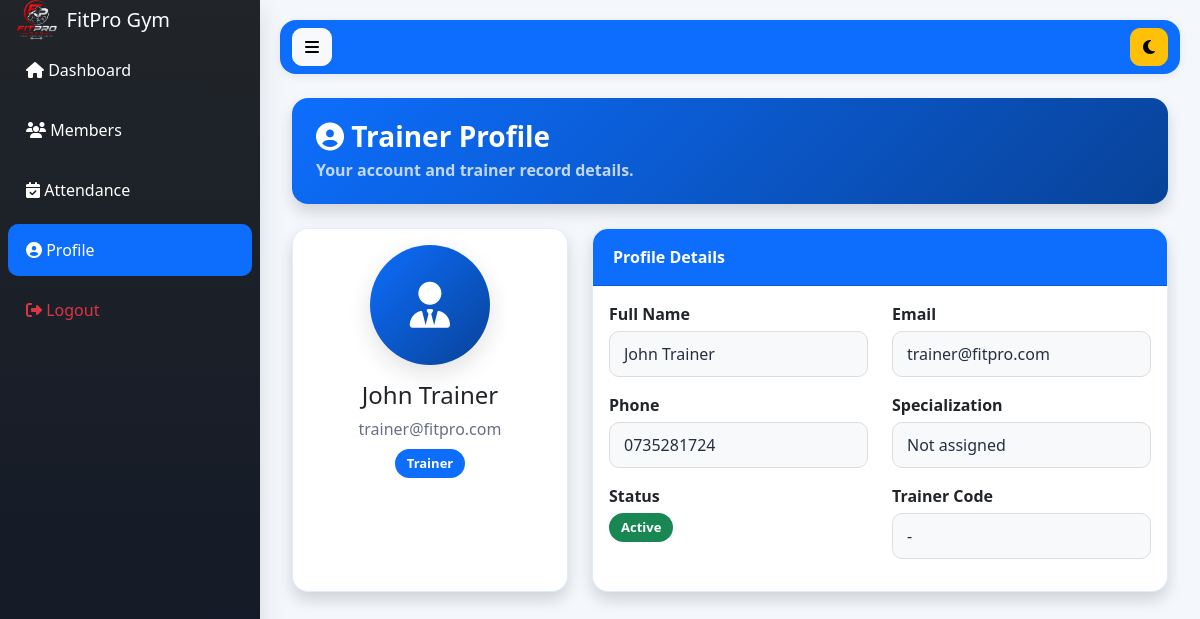
Page /trainer/profile.php (signed in) on the committed database.
### tables this page shows
CREATE TABLE `users` (
  `id` int(11) NOT NULL,
  `role_id` int(11) NOT NULL,
  `fullname` varchar(100) NOT NULL,
  `email` varchar(100) NOT NULL,
  `password` varchar(255) NOT NULL,
  `phone` varchar(20) DEFAULT NULL,
  `photo` varchar(255) DEFAULT NULL,
  `status` enum('Active','Inactive') DEFAULT 'Active',
  `created_at` timestamp NOT NULL DEFAULT current_timestamp(),
  `remember_token` varchar(255) DEFAULT NULL,
  `reset_token` varchar(255) DEFAULT NULL,
  `reset_expiry` datetime DEFAULT NULL
);

### trainer/profile.php (the view, shortened to what this page needs)
<?php
include '../config/database.php';
$userId = $_SESSION['user_id'];
$userStmt = $conn->prepare("
SELECT *
FROM users
WHERE id=?
");
$userStmt->bind_param("i", $userId);
$userStmt->execute();
$user = $userStmt->get_result()->fetch_assoc();
$trainerStmt = $conn->prepare("
SELECT *
FROM trainers
WHERE email=?
OR fullname=?
LIMIT 1
");
$trainerStmt->bind_param("ss", $user['email'], $user['fullname']);
$trainerStmt->execute();
$trainer = $trainerStmt->get_result()->fetch_assoc();
include '../includes/header.php';
?>
<div class="d-flex">
<?php include '../includes/sidebar.php'; ?>
<div class="content flex-grow-1">
<?php include '../includes/navbar.php'; ?>
<div class="container-fluid mt-4">
<div class="card management-hero shadow mb-4">
<div class="card-header bg-primary text-white">
<h3 class="mb-1">
<i class="fa fa-user-circle"></i>
Trainer Profile
</h3>
<p class="mb-0 opacity-75">
Your account and trainer record details.
</p>
</div>
</div>
<div class="row">
<div class="col-lg-4 mb-4">
<div class="card management-panel shadow h-100 text-center">
<div class="card-body">
<?php if(!empty($trainer['photo'])): ?>
<img
src="../assets/images/<?= htmlspecialchars($trainer['photo']) ?>"
class="profile-image mb-3"
alt="Trainer photo">
<?php else: ?>
<div class="trainer-avatar mx-auto mb-3">
<i class="fa fa-user-tie"></i>
</div>
<?php endif; ?>
<h4><?= htmlspecialchars($user['fullname']) ?></h4>
<p class="text-muted mb-2"><?= htmlspecialchars($user['email']) ?></p>
<span class="badge bg-primary">Trainer</span>
</div>
</div>
</div>
<div class="col-lg-8 mb-4">
<div class="card management-panel shadow h-100">
<div class="card-header bg-primary text-white">
Profile Details
</div>
<div class="card-body">
<div class="row">
<div class="col-md-6 mb-3">
<label>Full Name</label>
<div class="form-control bg-light"><?= htmlspecialchars($user['fullname']) ?></div>
</div>
<div class="col-md-6 mb-3">
<label>Email</label>
<div class="form-control bg-light"><?= htmlspecialchars($user['email']) ?></div>
</div>
<div class="col-md-6 mb-3">
<label>Phone</label>
<div class="form-control bg-light"><?= htmlspecialchars($trainer['phone'] ?? $user['phone'] ?? '-') ?></div>
</div>
<div class="col-md-6 mb-3">
<label>Specialization</label>
<div class="form-control bg-light"><?= htmlspecialchars($trainer['specialization'] ?? 'Not assigned') ?></div>
</div>
<div class="col-md-6 mb-3">
<label>Status</label>
<div>
<span class="badge <?= (($trainer['status'] ?? $user['status']) == 'Active') ? 'bg-success' : 'bg-secondary' ?>">
<?= htmlspecialchars($trainer['status'] ?? $user['status']) ?>
</span>
</div>
</div>
<div class="col-md-6 mb-3">
<label>Trainer Code</label>
<div class="form-control bg-light"><?= htmlspecialchars($trainer['trainer_code'] ?? '-') ?></div>
</div>
</div>
</div>
</div>
</div>
</div>
</div>
</div>
</div>
<?php include '../includes/footer.php'; ?>

### assets/css/style.css (style rules this page uses)
:root { --primary:#0d6efd; --secondary:#6c757d; --success:#198754; --danger:#dc3545; --warning:#ffc107; --info:#0dcaf0; --dark:#212529; --light:#f8f9fa; --white:#ffffff; --shadow-sm:0 2px 10px rgba(0,0,0,.08); --shadow-md:0 8px 25px rgba(0,0,0,.12); --shadow-lg:0 15px 35px rgba(0,0,0,.15); --radius:16px; }
* { margin:0; padding:0; box-sizing:border-box; }
html { scroll-behavior:smooth; }
body { font-family:'Segoe UI',sans-serif; background:#f4f7fb; color:#243041; overflow-x:hidden; }
.text-muted { color:#667085 !important; }
.content { margin-left:260px; width:calc(100% - 260px); padding:20px; }
.card { border:1px solid rgba(15,23,42,.08); border-radius:var(--radius); box-shadow:var(--shadow-sm); overflow:hidden; transition:.3s ease; background:white; }
.card-header { font-weight:600; }
.management-hero { border:0; }
.management-hero .card-header { padding:22px 24px; background:linear-gradient(135deg,#0d6efd,#084298) !important; border:0; }
.management-hero h3 { font-weight:700; letter-spacing:0; }
.management-panel { border:1px solid rgba(13,110,253,.12); }
.management-panel > .card-header { padding:16px 20px; }
.form-control, .form-select { border-radius:10px; padding:10px 14px; border:1px solid #ddd; background:#ffffff; color:#243041; }
.form-control::placeholder { color:#98a2b3; }
label { font-weight:600; margin-bottom:5px; }
.badge { padding:8px 12px; border-radius:30px; font-size:13px; }
.trainer-avatar { width:120px; height:120px; border-radius:50%; display:flex; align-items:center; justify-content:center; color:white; font-size:46px; background:linear-gradient(135deg,#0d6efd,#084298); box-shadow:var(--shadow-md); }

### rows in the picture
users: fullname "John Trainer", email "trainer@fitpro.com", phone "0735281724", status "Active"

### other values in the picture
$trainer['specialization'] "Not assigned"
$trainer['trainer_code'] "-"
